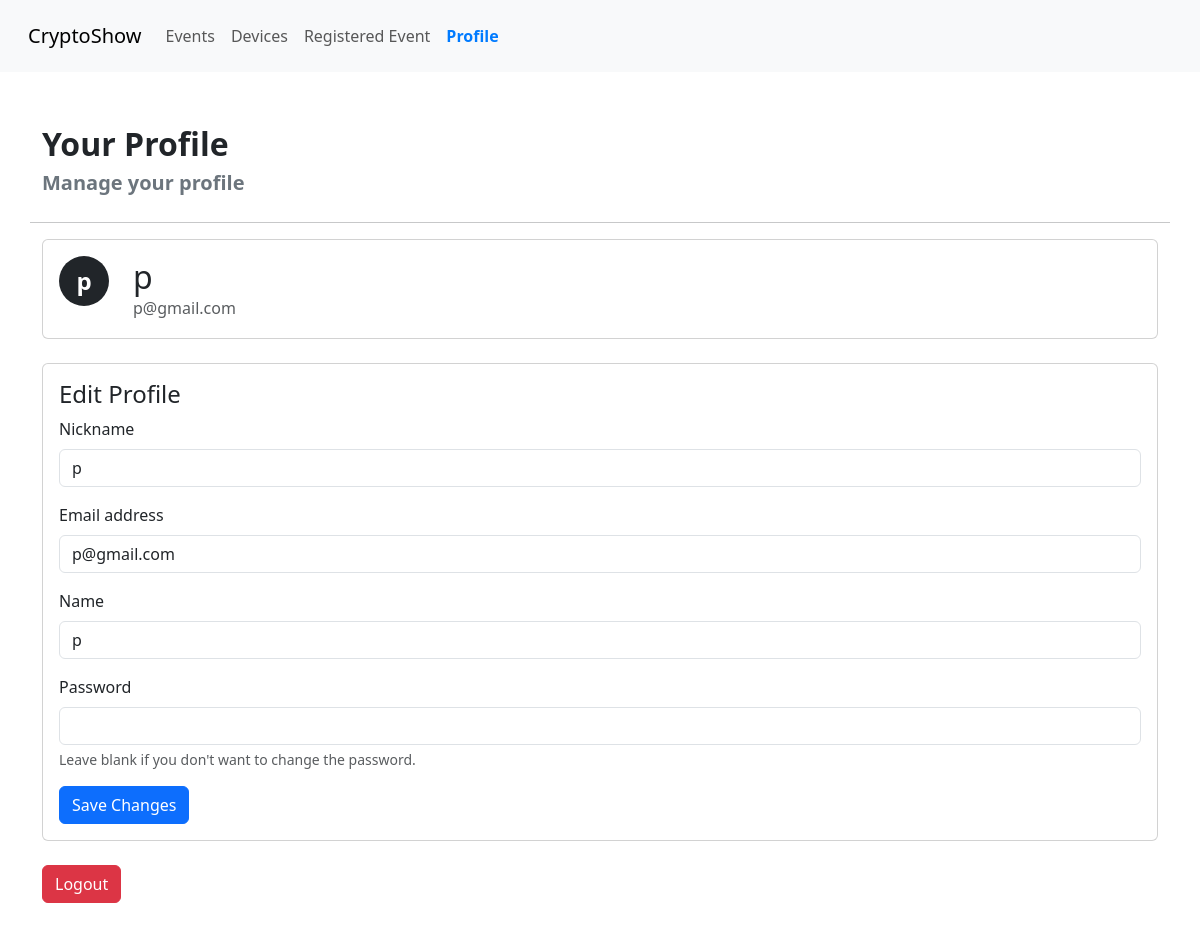
Page /profile/myProfile.php (signed in) on the committed database.
### tables this page shows
CREATE TABLE "Registered_User" (
	"user_id"	INTEGER,
	"user_nickname"	TEXT,
	"user_name"	TEXT,
	"user_email"	TEXT UNIQUE,
	"user_hashed_password"	TEXT,
	"user_auth_level"	INT DEFAULT 1,
	"user_device_count"	INTEGER DEFAULT 0,
	"user_registered_timestamp"	TIMESTAMP DEFAULT CURRENT_TIMESTAMP,
	PRIMARY KEY("user_id" AUTOINCREMENT)
);

### profile/myProfile.php (the view, shortened to what this page needs)
<!DOCTYPE html>
<html lang="en">
<head>
    <link href="https://cdn.jsdelivr.net/npm/bootstrap@5.3.0/dist/css/bootstrap.min.css" rel="stylesheet">
</head>
<body>
    <?php include_once '../component/navbar/navbar.php'; ?>
    <?php
    $user_id = $_SESSION['user_id'];
    $user_sql = "SELECT * FROM Registered_User WHERE user_id = :user_id";
    $stmt = $db->prepare($user_sql);
    $stmt->bindValue(':user_id', $user_id, SQLITE3_INTEGER);
    $user = $stmt->execute()->fetchArray(SQLITE3_ASSOC);
    ?>
    <div class="container my-5">
        <div class="row">
            <div class="col-12 mb-4">
                <div class="d-flex flex-column">
                    <p class="fs-2 fw-bold p-0 m-0"> Your Profile </p>
                    <p class="fs-5 fw-semibold p-0 m-0 text-secondary">Manage your profile</p>
                </div>
            </div>
            <hr/>
            <div class="col-12 mb-4">
                <div class="card">
                    <div class="card-body">
                        <div class="d-flex align-items-center">
                            <div>
                                <p style="height: 50px; width: 50px;" class="bg-dark rounded-circle d-flex justify-content-center align-items-center text-white fs-4 fw-semibold">
                                    <?php echo substr($user['user_nickname'], 0, 1); ?>
                                </p>
                            </div>
                            <div class="ms-4">
                                <h2 class="mb-0">
                                    <?php echo htmlspecialchars($user['user_nickname']); ?>
                                </h2>
                                <p class="text-muted mb-0">
                                    <?php echo htmlspecialchars($user['user_email']); ?>
                                </p>
                            </div>
                        </div>
                    </div>
                </div>
            </div>
            <div class="col-12">
                <div class="card">
                    <div class="card-body">
                        <h4 class="card-title">Edit Profile</h4>
                        <form method="POST" action="" enctype="multipart/form-data">
                            <div class="mb-3">
                                <label for="nickname" class="form-label">Nickname</label>
                                <input type="text" class="form-control" id="nickname" name="nickname"
                                    value="<?php echo htmlspecialchars($user['user_nickname']); ?>" required>
                            </div>
                            <div class="mb-3">
                                <label for="email" class="form-label">Email address</label>
                                <input type="email" class="form-control" id="email" name="email"
                                    value="<?php echo htmlspecialchars($user['user_email']); ?>" required>
                            </div>
                            <div class="mb-3">
                                <label for="name" class="form-label">Name</label>
                                <input type="text" class="form-control" id="name" name="name"
                                    value="<?php echo htmlspecialchars($user['user_name']); ?>" required>
                            </div>
                            <div class="mb-3">
                                <label for="password" class="form-label">Password</label>
                                <input type="password" class="form-control" id="password" name="password">
                                <div id="passwordHelp" class="form-text">Leave blank if you don't want to change the
                                    password.</div>
                            </div>
                            <button type="submit" class="btn btn-primary">Save Changes</button>
                        </form>
                    </div>
                </div>
            </div>
            <div class="col-12 mt-4">
                <form method="POST" action="logout.php">
                    <button type="submit" class="btn btn-danger">Logout</button>
                </form>
            </div>
        </div>
    </div>
</body>
</html>

### rows in the picture
registered_user: user_nickname "p", user_email "p@gmail.com", nickname "p", email "p@gmail.com", name "p"
